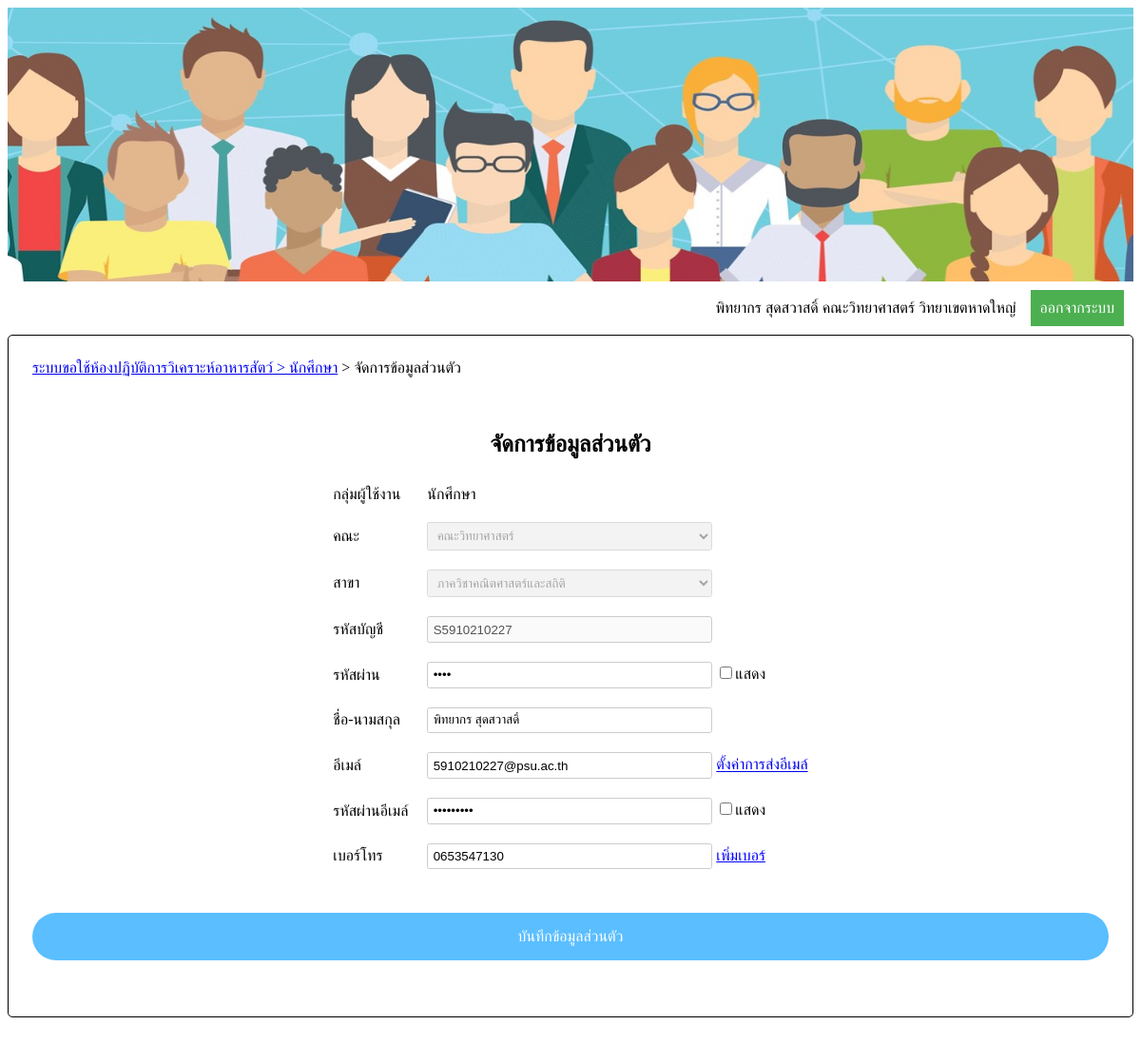
The page /SEditMember.php (signed in) on the database its author committed.
### tables this page shows
CREATE TABLE `member` (
  `memCode` int(10) unsigned NOT NULL AUTO_INCREMENT,
  `username` varchar(30) NOT NULL,
  `password` varchar(45) NOT NULL,
  `memlevel` int(1) NOT NULL,
  `name` varchar(30) NOT NULL,
  `email` varchar(30) NOT NULL,
  `passmail` varchar(30) DEFAULT NULL,
  `depCode` char(3) NOT NULL,
  PRIMARY KEY (`memCode`),
  KEY `depCode` (`depCode`),
  CONSTRAINT `member_ibfk_1` FOREIGN KEY (`depCode`) REFERENCES `department` (`depCode`)
);

CREATE TABLE `department` (
  `depCode` char(3) NOT NULL,
  `depName` text NOT NULL,
  `facCode` char(3) NOT NULL,
  PRIMARY KEY (`depCode`),
  KEY `facCode` (`facCode`),
  CONSTRAINT `department_ibfk_1` FOREIGN KEY (`facCode`) REFERENCES `faculty` (`facCode`)
);

CREATE TABLE `faculty` (
  `facCode` char(3) NOT NULL,
  `facName` varchar(30) NOT NULL,
  PRIMARY KEY (`facCode`)
);

CREATE TABLE `telephone` (
  `telCode` int(2) unsigned NOT NULL AUTO_INCREMENT,
  `telName` char(20) DEFAULT NULL,
  `memCode` int(10) unsigned NOT NULL,
  `telLevel` char(1) DEFAULT NULL,
  PRIMARY KEY (`telCode`),
  KEY `memCode` (`memCode`),
  CONSTRAINT `telephone_ibfk_1` FOREIGN KEY (`memCode`) REFERENCES `member` (`memCode`)
);

### SEditMember.php (the view, shortened to what this page needs)
<?php
		if(!(isset($_SESSION['memCode']) && isset($_SESSION['memName'])&& isset($_SESSION['facCode'])&& isset($_SESSION['facName'])&& isset($_SESSION['depCode']) && isset($_SESSION['depName'])))
		{
			echo "<script>
					alert('กรุณาเข้าสู่ระบบใหม่อีกครั้ง');
					window.open('login.php','_self');
			</script>";
		}else{
			$memCode = $_SESSION['memCode'];
			require('connectDB.php');
			$sqlSearchSessionMember = "select * from member where memCode='$memCode';";
			$resultSearchSessionMember = mysqli_query($con,$sqlSearchSessionMember);
			$recnumSearchSessionMember = mysqli_fetch_array($resultSearchSessionMember);
			$memName = $recnumSearchSessionMember[4];
			$facName = $_SESSION['facName'];
		}
?>
<html>
<head>
</head>
<body>
<?php
	$memCode = $memCode;
	require('connectDB.php');
	$sqlSearchMem = "select * from member where memCode='$memCode';";
	$resultSearchMem = mysqli_query($con,$sqlSearchMem);
	$recnumSearchMem = mysqli_fetch_array($resultSearchMem);
?>
	<center>
		<img src='img/hrm_3.jpg'>
	</center>
	<table id='tbLog' cellpadding='5' width='100%'>
		<tr align='right'>
			<td width='90%'>
				<?php echo "$memName $facName วิทยาเขตหาดใหญ่";  ?>
			</td>
			<td align='center'>
				<button id='signOut'>ออกจากระบบ</button>
			</td>
		</tr>
	</table>
	<table id='myTables' width='100%' cellspacing='10' cellpadding='5'>
		<tr>
			<td colspan='3'><a href='Smain.php'> ระบบขอใช้ห้องปฏิบัติการวิเคราะห์อาหารสัตว์ > นักศึกษา</a> > จัดการข้อมูลส่วนตัว</td>
		</tr>
		<tr>
			<td>&nbsp;</td>
		</tr>
		<tr>
			<td>
				<div align='center'>
					<h2>จัดการข้อมูลส่วนตัว</h2>
				</div>
	<form name='addMember' id='addMember' action='SEditQueryMem.php' method='POST' onsubmit='Javascript:return chkData()'>
		<table border='0' id='myTable' cellpadding='10' align='center'>
			<tr>
				<td>กลุ่มผู้ใช้งาน</td>
				<td>
					<?php if($recnumSearchMem[3]=='1') echo "นักศึกษา";?>
				</td>
			</tr>
			<tr>
				<td>คณะ</td>
				<td>
					<select name='facCode' id='facChange' disabled>
<?php
	$sqlFac = "select * from faculty;";
	$resultFac = mysqli_query($con,$sqlFac);
	$sqlFacMem = "select * from department where depCode='$recnumSearchMem[7]'";
	$resultFacMem = mysqli_query($con,$sqlFacMem);
	$recnumFacMem = mysqli_fetch_array($resultFacMem);
	while($recnumFac = mysqli_fetch_array($resultFac))
	{
?>
		<option name=<?php echo $recnumFac[0]; ?> value=<?php echo $recnumFac[0]; ?> <?php if($recnumFac[0]==$recnumFacMem[2]) echo "selected"; ?>><?php echo $recnumFac[1];?></option>
<?php
	}
?>
					</select>
				</td>
			</tr>
			<tr>
				<td id='dep'>สาขา</td>
				<td>
					<select name='depCode' id='depChange' disabled>
<?php
	$sqlShowDep = "select * from department where facCode='$recnumFacMem[2]';";
	$resultShowDep = mysqli_query($con,$sqlShowDep);
	while($recnumShowDep = mysqli_fetch_array($resultShowDep))
	{
?>
		<option name=<?php echo $recnumShowDep[0]; ?> value=<?php echo $recnumShowDep[0]; ?> <?php if($recnumShowDep[0]==$recnumSearchMem[7]) echo "selected"; ?>><?php echo $recnumShowDep[1]; ?></option>
<?php
	}
?>
					</select>
				</td>
			</tr>
			<tr>
				<td>รหัสบัญชี</td>
				<td>
					<input type='text' name='username' id='username' value=<?php echo $recnumSearchMem[1]; ?> disabled>
				</td>
			</tr>
			<tr>
				<td>รหัสผ่าน</td>
				<td>
					<input type='password' name='password' id='password' value=<?php echo $recnumSearchMem[2];  ?>>
					<input type='checkbox' id='chkPassword'>แสดง
				</td>
			</tr>
			<tr>
				<td for='name'>ชื่อ-นามสกุล</td>
				<td>
					<?php
						echo "<input type='text' name='name' id='name' value='".$recnumSearchMem[4]."'>";
					?>
				</td>
			</tr>
			<tr>
				<td for='email'>อีเมล์</td>
				<td>
					<input type='email' name='email' id='email' value=<?php echo $recnumSearchMem[5]; ?>>
					<a href=' https://myaccount.google.com/lesssecureapps?pli=1'>ตั้งค่าการส่งอีเมล์</a>
				</td>
			</tr>
			<tr>
				<td for='passmail'>รหัสผ่านอีเมล์</td>
				<td>
					<input type='password' name='passmail' id='passmail' value=<?php echo $recnumSearchMem[6];  ?>>
					<input type='checkbox' id='chkPassmail'>แสดง
				</td>
			</tr>
<?php
	$sqlSearchTel = "select * from telephone where memCode='$memCode ';";
	$resultSearchTel = mysqli_query($con,$sqlSearchTel);
	$sqlNumRow = mysqli_num_rows($resultSearchTel);
	$i = 0;
	if($sqlNumRow == 0)
	{
		echo "<tr>
					<td>เบอร์โทร</td>
					<td>
						<input type='text' name='tel[]' id='tel' onkeypress='return chkNumber(event.charCode)'>
						<u id='addTel' style='color:blue'>เพิ่มเบอร์</u>
					</td>
				</tr>";
	}
	else{
		while($recnumSearchTel = mysqli_fetch_array($resultSearchTel))
		{
			if($recnumSearchTel[3]=='0')
			{
				echo "<tr>
						<td>เบอร์โทร</td>
						<td>
							<input type='text' name='tel[]' id='tel' onkeypress='return chkNumber(event.charCode)'   value='".$recnumSearchTel[1]."'>
							<u id='addTel' style='color:blue'>เพิ่มเบอร์</u>
						</td>
					</tr>";
			}else
			{
				echo "<tr id='".$recnumSearchTel[3]."'><td></td><td><input type='text' name='tel[]' id='tel' onkeypress='return chkNumber(event.charCode)'   value='".$recnumSearchTel[1]."'><u id='".$recnumSearchTel[3]."' class='delTel' style='color:red'>X</u></td></tr>";
				$i++;
			}
		}
	}
?>
		</table>
		<br><br>
		<input type='submit' id='submit' value='บันทึกข้อมูลส่วนตัว'>&nbsp;
	</form>
			</td>
		</tr>
	</table>
	<br><br>
</body>
</html>

### SEditMember.php (style rules this page uses)
body { font-family: sarabun; font-size: 100%; line-height: 1.5; height:90% }
img { height:40%; width:100%; }
table,#fixTB { border:0px solid black; border-collapse: collapse; }
#tbLog { border-left: none; border-right:none; border-top:none; border-bottom:none; }
#signOut { background-color: #4CAF50; border: none; color: white; padding:10px 10px; text-align:center; text-decoration:none; display: inline-block; font-size: 16px; margin: 4px 2px; cursor: pointer; }
input[type="text"],input[type="password"],input[type='email'] { width: 300px; padding: 0.4em; border-radius: 0.2em; border: 1px solid #ccc; outline: none; }
input[type="submit"] { width: 100%; padding: 1em; border-radius: 30px; border: none; color: #fff; background-color: #5ABEFF; font-size: 1em; cursor:pointer; }
#addTel,.delTel { cursor:pointer; }
select, textarea { width: 300px; padding: 0.4em; border-radius: 0.2em; border: 1px solid #ccc; outline: none; }
#myTables { border: 1px solid black; border-collapse: separate; border-radius: 5px; padding:10px; }

### rows shown on the page
member: name "พิทยากร สุดสวาสดิ์", depCode "ภาควิชาคณิตศาสตร์และสถิติ", username "S5910210227", email "5910210227@psu.ac.th"
department: facCode "คณะวิทยาศาสตร์"
telephone: telName "0653547130"

### other values the page prints
$facName "คณะวิทยาศาสตร์"
